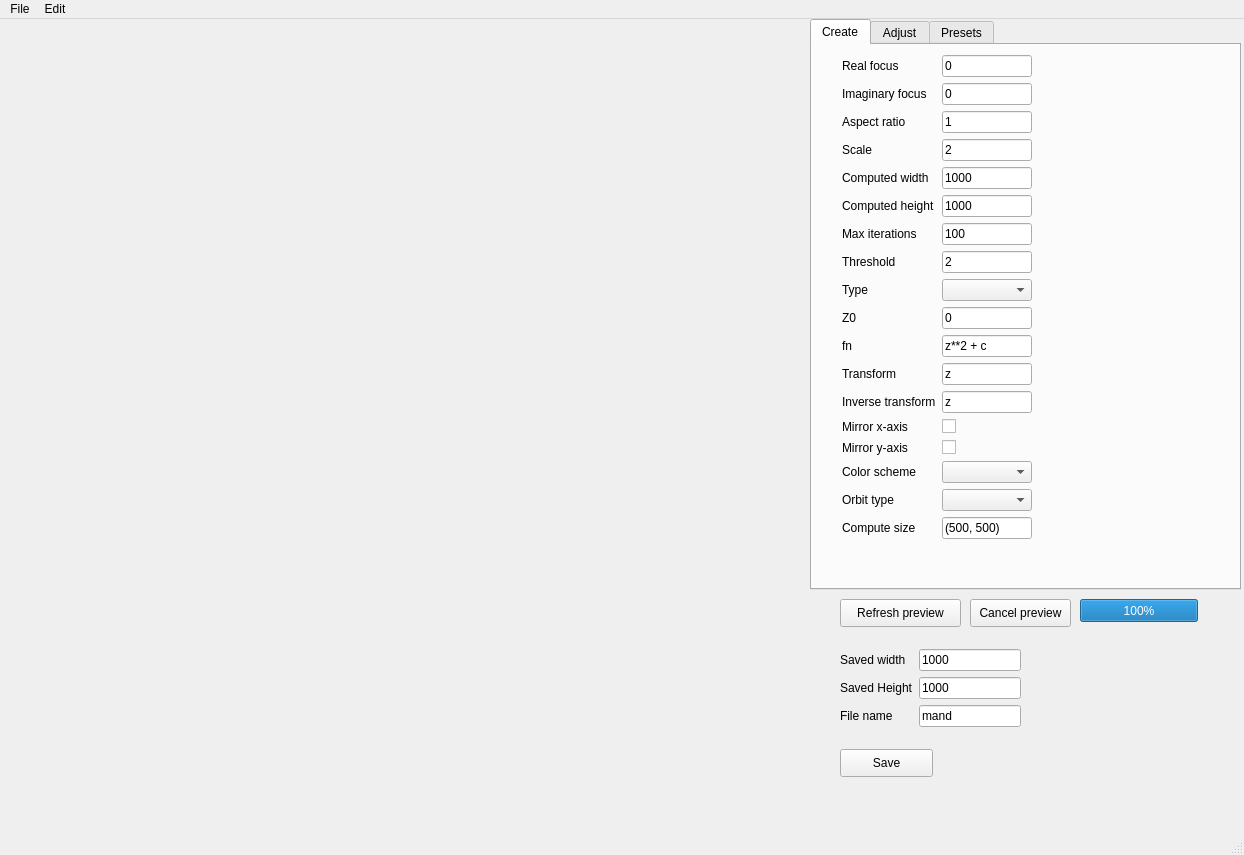
<?xml version="1.0" encoding="UTF-8"?>
<ui version="4.0">
 <class>MainWindow</class>
 <widget class="QMainWindow" name="MainWindow">
  <property name="geometry">
   <rect>
    <x>0</x>
    <y>0</y>
    <width>1244</width>
    <height>855</height>
   </rect>
  </property>
  <property name="windowTitle">
   <string>MainWindow</string>
  </property>
  <widget class="QWidget" name="centralwidget">
   <widget class="QLabel" name="label">
    <property name="geometry">
     <rect>
      <x>0</x>
      <y>0</y>
      <width>801</width>
      <height>801</height>
     </rect>
    </property>
    <property name="text">
     <string/>
    </property>
    <property name="pixmap">
     <pixmap>../images/showcase/cave.png</pixmap>
    </property>
    <property name="scaledContents">
     <bool>true</bool>
    </property>
   </widget>
   <widget class="QTabWidget" name="mainTabWidget">
    <property name="geometry">
     <rect>
      <x>810</x>
      <y>0</y>
      <width>431</width>
      <height>571</height>
     </rect>
    </property>
    <property name="currentIndex">
     <number>0</number>
    </property>
    <widget class="QWidget" name="tab">
     <attribute name="title">
      <string>Create</string>
     </attribute>
     <widget class="QWidget" name="formLayoutWidget">
      <property name="geometry">
       <rect>
        <x>30</x>
        <y>10</y>
        <width>190</width>
        <height>531</height>
       </rect>
      </property>
      <layout class="QFormLayout" name="formLayout">
       <item row="0" column="0">
        <widget class="QLabel" name="realFocusLabel">
         <property name="text">
          <string>Real focus</string>
         </property>
        </widget>
       </item>
       <item row="0" column="1">
        <widget class="QLineEdit" name="realFocusLineEdit">
         <property name="text">
          <string>0</string>
         </property>
        </widget>
       </item>
       <item row="1" column="0">
        <widget class="QLabel" name="imaginaryFocusLabel">
         <property name="text">
          <string>Imaginary focus</string>
         </property>
        </widget>
       </item>
       <item row="1" column="1">
        <widget class="QLineEdit" name="imaginaryFocusLineEdit">
         <property name="text">
          <string>0</string>
         </property>
        </widget>
       </item>
       <item row="3" column="0">
        <widget class="QLabel" name="scaleLabel">
         <property name="text">
          <string>Scale</string>
         </property>
        </widget>
       </item>
       <item row="3" column="1">
        <widget class="QLineEdit" name="scaleLineEdit">
         <property name="text">
          <string>2</string>
         </property>
        </widget>
       </item>
       <item row="6" column="0">
        <widget class="QLabel" name="maxIterationsLabel">
         <property name="text">
          <string>Max iterations</string>
         </property>
        </widget>
       </item>
       <item row="6" column="1">
        <widget class="QLineEdit" name="maxIterationsLineEdit">
         <property name="text">
          <string>100</string>
         </property>
        </widget>
       </item>
       <item row="7" column="0">
        <widget class="QLabel" name="thresholdLabel">
         <property name="text">
          <string>Threshold</string>
         </property>
        </widget>
       </item>
       <item row="7" column="1">
        <widget class="QLineEdit" name="thresholdLineEdit">
         <property name="text">
          <string>2</string>
         </property>
        </widget>
       </item>
       <item row="8" column="0">
        <widget class="QLabel" name="typeLabel">
         <property name="text">
          <string>Type</string>
         </property>
        </widget>
       </item>
       <item row="8" column="1">
        <widget class="QComboBox" name="typeComboBox">
         <property name="placeholderText">
          <string>mand</string>
         </property>
        </widget>
       </item>
       <item row="9" column="0">
        <widget class="QLabel" name="z0Label">
         <property name="text">
          <string>Z0</string>
         </property>
        </widget>
       </item>
       <item row="9" column="1">
        <widget class="QLineEdit" name="z0LineEdit">
         <property name="text">
          <string>0</string>
         </property>
        </widget>
       </item>
       <item row="10" column="0">
        <widget class="QLabel" name="fnLabel">
         <property name="text">
          <string>fn</string>
         </property>
        </widget>
       </item>
       <item row="10" column="1">
        <widget class="QLineEdit" name="fnLineEdit">
         <property name="text">
          <string>z**2 + c</string>
         </property>
        </widget>
       </item>
       <item row="11" column="0">
        <widget class="QLabel" name="transformLabel">
         <property name="text">
          <string>Transform</string>
         </property>
        </widget>
       </item>
       <item row="11" column="1">
        <widget class="QLineEdit" name="transformLineEdit">
         <property name="text">
          <string>z</string>
         </property>
        </widget>
       </item>
       <item row="12" column="0">
        <widget class="QLabel" name="inverseTransformLabel">
         <property name="text">
          <string>Inverse transform</string>
         </property>
        </widget>
       </item>
       <item row="12" column="1">
        <widget class="QLineEdit" name="inverseTransformLineEdit">
         <property name="text">
          <string>z</string>
         </property>
        </widget>
       </item>
       <item row="13" column="0">
        <widget class="QLabel" name="mirrorXAxisLabel">
         <property name="text">
          <string>Mirror x-axis</string>
         </property>
        </widget>
       </item>
       <item row="13" column="1">
        <widget class="QCheckBox" name="mirrorXAxisCheckBox"/>
       </item>
       <item row="14" column="0">
        <widget class="QLabel" name="mirrorYAxisLabel">
         <property name="text">
          <string>Mirror y-axis</string>
         </property>
        </widget>
       </item>
       <item row="14" column="1">
        <widget class="QCheckBox" name="mirrorYAxisCheckBox"/>
       </item>
       <item row="15" column="0">
        <widget class="QLabel" name="colorSchemeLabel">
         <property name="text">
          <string>Color scheme</string>
         </property>
        </widget>
       </item>
       <item row="15" column="1">
        <widget class="QComboBox" name="colorSchemeComboBox">
         <property name="placeholderText">
          <string>0</string>
         </property>
        </widget>
       </item>
       <item row="16" column="0">
        <widget class="QLabel" name="orbitTypeLabel">
         <property name="text">
          <string>Orbit type</string>
         </property>
        </widget>
       </item>
       <item row="16" column="1">
        <widget class="QComboBox" name="orbitTypeComboBox">
         <property name="placeholderText">
          <string>0</string>
         </property>
        </widget>
       </item>
       <item row="17" column="0">
        <widget class="QLabel" name="computeSizeLabel">
         <property name="text">
          <string>Compute size</string>
         </property>
        </widget>
       </item>
       <item row="17" column="1">
        <widget class="QLineEdit" name="computeSizeLineEdit">
         <property name="text">
          <string>(500, 500)</string>
         </property>
        </widget>
       </item>
       <item row="2" column="1">
        <widget class="QLineEdit" name="aspectRatioLineEdit">
         <property name="text">
          <string>1</string>
         </property>
        </widget>
       </item>
       <item row="2" column="0">
        <widget class="QLabel" name="aspectRatioLabel">
         <property name="text">
          <string>Aspect ratio</string>
         </property>
        </widget>
       </item>
       <item row="4" column="0">
        <widget class="QLabel" name="computedWidthLabel">
         <property name="text">
          <string>Computed width</string>
         </property>
        </widget>
       </item>
       <item row="4" column="1">
        <widget class="QLineEdit" name="computedWidthLineEdit">
         <property name="text">
          <string>1000</string>
         </property>
        </widget>
       </item>
       <item row="5" column="0">
        <widget class="QLabel" name="computedHeightLabel">
         <property name="text">
          <string>Computed height</string>
         </property>
        </widget>
       </item>
       <item row="5" column="1">
        <widget class="QLineEdit" name="computedHeightLineEdit">
         <property name="text">
          <string>1000</string>
         </property>
        </widget>
       </item>
      </layout>
     </widget>
     <widget class="QWidget" name="verticalLayoutWidget">
      <property name="geometry">
       <rect>
        <x>220</x>
        <y>10</y>
        <width>181</width>
        <height>401</height>
       </rect>
      </property>
      <layout class="QVBoxLayout" name="verticalLayout">
       <item>
        <widget class="QLabel" name="label_3">
         <property name="text">
          <string/>
         </property>
        </widget>
       </item>
       <item>
        <widget class="QLabel" name="label_2">
         <property name="text">
          <string/>
         </property>
        </widget>
       </item>
       <item>
        <widget class="QLabel" name="label_15">
         <property name="text">
          <string/>
         </property>
        </widget>
       </item>
       <item>
        <widget class="QLabel" name="label_4">
         <property name="text">
          <string/>
         </property>
        </widget>
       </item>
       <item>
        <widget class="QLabel" name="label_16">
         <property name="text">
          <string/>
         </property>
        </widget>
       </item>
       <item>
        <widget class="QLabel" name="label_17">
         <property name="text">
          <string/>
         </property>
        </widget>
       </item>
       <item>
        <widget class="QLabel" name="label_5">
         <property name="text">
          <string/>
         </property>
        </widget>
       </item>
       <item>
        <widget class="QLabel" name="label_6">
         <property name="text">
          <string/>
         </property>
        </widget>
       </item>
       <item>
        <widget class="QLabel" name="label_7">
         <property name="text">
          <string/>
         </property>
        </widget>
       </item>
       <item>
        <widget class="QLabel" name="label_8">
         <property name="text">
          <string/>
         </property>
        </widget>
       </item>
       <item>
        <widget class="QLabel" name="label_9">
         <property name="text">
          <string/>
         </property>
        </widget>
       </item>
       <item>
        <widget class="QLabel" name="label_10">
         <property name="text">
          <string/>
         </property>
        </widget>
       </item>
       <item>
        <widget class="QLabel" name="label_11">
         <property name="text">
          <string/>
         </property>
        </widget>
       </item>
      </layout>
     </widget>
     <widget class="QWidget" name="verticalLayoutWidget_2">
      <property name="geometry">
       <rect>
        <x>220</x>
        <y>450</y>
        <width>181</width>
        <height>91</height>
       </rect>
      </property>
      <layout class="QVBoxLayout" name="verticalLayout_2">
       <item>
        <widget class="QLabel" name="label_12">
         <property name="text">
          <string/>
         </property>
        </widget>
       </item>
       <item>
        <widget class="QLabel" name="label_13">
         <property name="text">
          <string/>
         </property>
        </widget>
       </item>
       <item>
        <widget class="QLabel" name="label_14">
         <property name="text">
          <string/>
         </property>
        </widget>
       </item>
      </layout>
     </widget>
    </widget>
    <widget class="QWidget" name="tab_2">
     <attribute name="title">
      <string>Adjust</string>
     </attribute>
     <widget class="QWidget" name="formLayoutWidget_3">
      <property name="geometry">
       <rect>
        <x>20</x>
        <y>10</y>
        <width>221</width>
        <height>61</height>
       </rect>
      </property>
      <layout class="QFormLayout" name="formLayout_3">
       <item row="0" column="0">
        <widget class="QLabel" name="removeCentreHorizontalLabel">
         <property name="text">
          <string>Remove centre horizontal</string>
         </property>
        </widget>
       </item>
       <item row="0" column="1">
        <widget class="QCheckBox" name="removeCentreHorizontalCheckBox"/>
       </item>
       <item row="1" column="0">
        <widget class="QLabel" name="removeCentreVerticalLabel">
         <property name="text">
          <string>Remove centre vertical</string>
         </property>
        </widget>
       </item>
       <item row="1" column="1">
        <widget class="QCheckBox" name="removeCentreVerticalCheckBox"/>
       </item>
      </layout>
     </widget>
     <widget class="QWidget" name="gridLayoutWidget">
      <property name="geometry">
       <rect>
        <x>20</x>
        <y>100</y>
        <width>221</width>
        <height>103</height>
       </rect>
      </property>
      <layout class="QGridLayout" name="gridLayout">
       <item row="2" column="1">
        <widget class="QSlider" name="brightnessSlider">
         <property name="maximum">
          <number>200</number>
         </property>
         <property name="value">
          <number>100</number>
         </property>
         <property name="orientation">
          <enum>Qt::Horizontal</enum>
         </property>
         <property name="tickPosition">
          <enum>QSlider::NoTicks</enum>
         </property>
        </widget>
       </item>
       <item row="1" column="0">
        <widget class="QLabel" name="saturationLabel">
         <property name="text">
          <string>Saturation</string>
         </property>
        </widget>
       </item>
       <item row="1" column="1">
        <widget class="QSlider" name="saturationSlider">
         <property name="maximum">
          <number>200</number>
         </property>
         <property name="value">
          <number>100</number>
         </property>
         <property name="orientation">
          <enum>Qt::Horizontal</enum>
         </property>
        </widget>
       </item>
       <item row="0" column="1">
        <widget class="QSlider" name="hueSlider">
         <property name="maximum">
          <number>200</number>
         </property>
         <property name="value">
          <number>100</number>
         </property>
         <property name="orientation">
          <enum>Qt::Horizontal</enum>
         </property>
        </widget>
       </item>
       <item row="0" column="0">
        <widget class="QLabel" name="hueLabel">
         <property name="text">
          <string>Hue</string>
         </property>
        </widget>
       </item>
       <item row="2" column="0">
        <widget class="QLabel" name="brightnessLabel">
         <property name="text">
          <string>Brightness</string>
         </property>
        </widget>
       </item>
      </layout>
     </widget>
     <widget class="QPushButton" name="resetHSBButton">
      <property name="geometry">
       <rect>
        <x>20</x>
        <y>210</y>
        <width>93</width>
        <height>28</height>
       </rect>
      </property>
      <property name="text">
       <string>Reset</string>
      </property>
     </widget>
     <widget class="QWidget" name="formLayoutWidget_4">
      <property name="geometry">
       <rect>
        <x>20</x>
        <y>260</y>
        <width>221</width>
        <height>80</height>
       </rect>
      </property>
      <layout class="QFormLayout" name="formLayout_4">
       <item row="0" column="1">
        <widget class="QSlider" name="qualitySlider">
         <property name="maximum">
          <number>100</number>
         </property>
         <property name="value">
          <number>100</number>
         </property>
         <property name="orientation">
          <enum>Qt::Horizontal</enum>
         </property>
        </widget>
       </item>
       <item row="0" column="0">
        <widget class="QLabel" name="qualityLabel">
         <property name="text">
          <string>Quality</string>
         </property>
        </widget>
       </item>
      </layout>
     </widget>
     <widget class="QPushButton" name="refreshAdjButton">
      <property name="geometry">
       <rect>
        <x>30</x>
        <y>510</y>
        <width>131</width>
        <height>28</height>
       </rect>
      </property>
      <property name="text">
       <string>Refresh adjustments</string>
      </property>
     </widget>
    </widget>
    <widget class="QWidget" name="tab_3">
     <attribute name="title">
      <string>Presets</string>
     </attribute>
     <widget class="QWidget" name="formLayoutWidget_5">
      <property name="geometry">
       <rect>
        <x>30</x>
        <y>70</y>
        <width>201</width>
        <height>31</height>
       </rect>
      </property>
      <layout class="QFormLayout" name="formLayout_5">
       <item row="0" column="0">
        <widget class="QLabel" name="presetNameLabel">
         <property name="text">
          <string>Preset name</string>
         </property>
        </widget>
       </item>
       <item row="0" column="1">
        <widget class="QComboBox" name="presetNameComboBox"/>
       </item>
      </layout>
     </widget>
     <widget class="QPushButton" name="loadPresetButton">
      <property name="geometry">
       <rect>
        <x>30</x>
        <y>120</y>
        <width>91</width>
        <height>28</height>
       </rect>
      </property>
      <property name="text">
       <string>Load settings</string>
      </property>
     </widget>
    </widget>
   </widget>
   <widget class="QPushButton" name="refreshButton">
    <property name="geometry">
     <rect>
      <x>840</x>
      <y>580</y>
      <width>121</width>
      <height>28</height>
     </rect>
    </property>
    <property name="text">
     <string>Refresh preview</string>
    </property>
   </widget>
   <widget class="QProgressBar" name="previewProgressBar">
    <property name="geometry">
     <rect>
      <x>1080</x>
      <y>580</y>
      <width>118</width>
      <height>23</height>
     </rect>
    </property>
    <property name="value">
     <number>100</number>
    </property>
   </widget>
   <widget class="QWidget" name="formLayoutWidget_2">
    <property name="geometry">
     <rect>
      <x>840</x>
      <y>630</y>
      <width>181</width>
      <height>88</height>
     </rect>
    </property>
    <layout class="QFormLayout" name="formLayout_2">
     <item row="0" column="0">
      <widget class="QLabel" name="widthLabel">
       <property name="text">
        <string>Saved width</string>
       </property>
      </widget>
     </item>
     <item row="0" column="1">
      <widget class="QLineEdit" name="widthLineEdit">
       <property name="text">
        <string>1000</string>
       </property>
      </widget>
     </item>
     <item row="1" column="1">
      <widget class="QLineEdit" name="heightLineEdit">
       <property name="text">
        <string>1000</string>
       </property>
      </widget>
     </item>
     <item row="1" column="0">
      <widget class="QLabel" name="hieghtLabel">
       <property name="text">
        <string>Saved Height</string>
       </property>
      </widget>
     </item>
     <item row="2" column="0">
      <widget class="QLabel" name="fileNameLabel">
       <property name="text">
        <string>File name</string>
       </property>
      </widget>
     </item>
     <item row="2" column="1">
      <widget class="QLineEdit" name="fileNameLineEdit">
       <property name="text">
        <string>mand</string>
       </property>
      </widget>
     </item>
    </layout>
   </widget>
   <widget class="QPushButton" name="saveButton">
    <property name="geometry">
     <rect>
      <x>840</x>
      <y>730</y>
      <width>93</width>
      <height>28</height>
     </rect>
    </property>
    <property name="text">
     <string>Save</string>
    </property>
   </widget>
   <widget class="QWidget" name="verticalLayoutWidget_3">
    <property name="geometry">
     <rect>
      <x>1020</x>
      <y>630</y>
      <width>160</width>
      <height>91</height>
     </rect>
    </property>
    <layout class="QVBoxLayout" name="verticalLayout_3">
     <item>
      <widget class="QLabel" name="label_18">
       <property name="text">
        <string/>
       </property>
      </widget>
     </item>
     <item>
      <widget class="QLabel" name="label_19">
       <property name="text">
        <string/>
       </property>
      </widget>
     </item>
     <item>
      <widget class="QLabel" name="label_20">
       <property name="text">
        <string/>
       </property>
      </widget>
     </item>
    </layout>
   </widget>
   <widget class="QPushButton" name="cancelButton">
    <property name="geometry">
     <rect>
      <x>970</x>
      <y>580</y>
      <width>101</width>
      <height>28</height>
     </rect>
    </property>
    <property name="text">
     <string>Cancel preview</string>
    </property>
   </widget>
  </widget>
  <widget class="QMenuBar" name="menubar">
   <property name="geometry">
    <rect>
     <x>0</x>
     <y>0</y>
     <width>1244</width>
     <height>25</height>
    </rect>
   </property>
   <widget class="QMenu" name="menuFile">
    <property name="title">
     <string>File</string>
    </property>
    <addaction name="actionNew"/>
    <addaction name="actionOpen"/>
    <addaction name="separator"/>
    <addaction name="actionImport"/>
    <addaction name="actionExport"/>
    <addaction name="separator"/>
    <addaction name="actionSave"/>
    <addaction name="actionSave_As"/>
   </widget>
   <widget class="QMenu" name="menuEdit">
    <property name="title">
     <string>Edit</string>
    </property>
    <addaction name="actionUndo"/>
    <addaction name="actionRedo"/>
   </widget>
   <addaction name="menuFile"/>
   <addaction name="menuEdit"/>
  </widget>
  <widget class="QStatusBar" name="statusbar"/>
  <action name="actionNew">
   <property name="text">
    <string>New</string>
   </property>
   <property name="toolTip">
    <string>New image with default settings</string>
   </property>
   <property name="statusTip">
    <string>New image with default settings</string>
   </property>
   <property name="whatsThis">
    <string>New image with default settings</string>
   </property>
   <property name="shortcut">
    <string>Ctrl+N</string>
   </property>
  </action>
  <action name="actionOpen">
   <property name="text">
    <string>Open</string>
   </property>
   <property name="shortcut">
    <string>Ctrl+O</string>
   </property>
  </action>
  <action name="actionImport">
   <property name="text">
    <string>Import</string>
   </property>
   <property name="shortcut">
    <string>Ctrl+I</string>
   </property>
  </action>
  <action name="actionExport">
   <property name="text">
    <string>Export</string>
   </property>
   <property name="shortcut">
    <string>Ctrl+K</string>
   </property>
  </action>
  <action name="actionSave">
   <property name="text">
    <string>Save</string>
   </property>
   <property name="shortcut">
    <string>Ctrl+S</string>
   </property>
  </action>
  <action name="actionSave_As">
   <property name="text">
    <string>Save As</string>
   </property>
   <property name="shortcut">
    <string>Ctrl+Shift+S</string>
   </property>
  </action>
  <action name="actionUndo">
   <property name="text">
    <string>Undo</string>
   </property>
   <property name="shortcut">
    <string>Ctrl+Z</string>
   </property>
  </action>
  <action name="actionRedo">
   <property name="text">
    <string>Redo</string>
   </property>
   <property name="shortcut">
    <string>Ctrl+Shift+Z</string>
   </property>
  </action>
 </widget>
 <tabstops>
  <tabstop>mainTabWidget</tabstop>
  <tabstop>realFocusLineEdit</tabstop>
  <tabstop>imaginaryFocusLineEdit</tabstop>
  <tabstop>aspectRatioLineEdit</tabstop>
  <tabstop>scaleLineEdit</tabstop>
  <tabstop>computedWidthLineEdit</tabstop>
  <tabstop>computedHeightLineEdit</tabstop>
  <tabstop>maxIterationsLineEdit</tabstop>
  <tabstop>thresholdLineEdit</tabstop>
  <tabstop>typeComboBox</tabstop>
  <tabstop>z0LineEdit</tabstop>
  <tabstop>fnLineEdit</tabstop>
  <tabstop>transformLineEdit</tabstop>
  <tabstop>inverseTransformLineEdit</tabstop>
  <tabstop>mirrorXAxisCheckBox</tabstop>
  <tabstop>mirrorYAxisCheckBox</tabstop>
  <tabstop>colorSchemeComboBox</tabstop>
  <tabstop>orbitTypeComboBox</tabstop>
  <tabstop>computeSizeLineEdit</tabstop>
  <tabstop>refreshButton</tabstop>
  <tabstop>widthLineEdit</tabstop>
  <tabstop>heightLineEdit</tabstop>
  <tabstop>fileNameLineEdit</tabstop>
  <tabstop>saveButton</tabstop>
  <tabstop>removeCentreHorizontalCheckBox</tabstop>
  <tabstop>removeCentreVerticalCheckBox</tabstop>
  <tabstop>hueSlider</tabstop>
  <tabstop>saturationSlider</tabstop>
  <tabstop>brightnessSlider</tabstop>
 </tabstops>
 <resources/>
 <connections/>
</ui>
